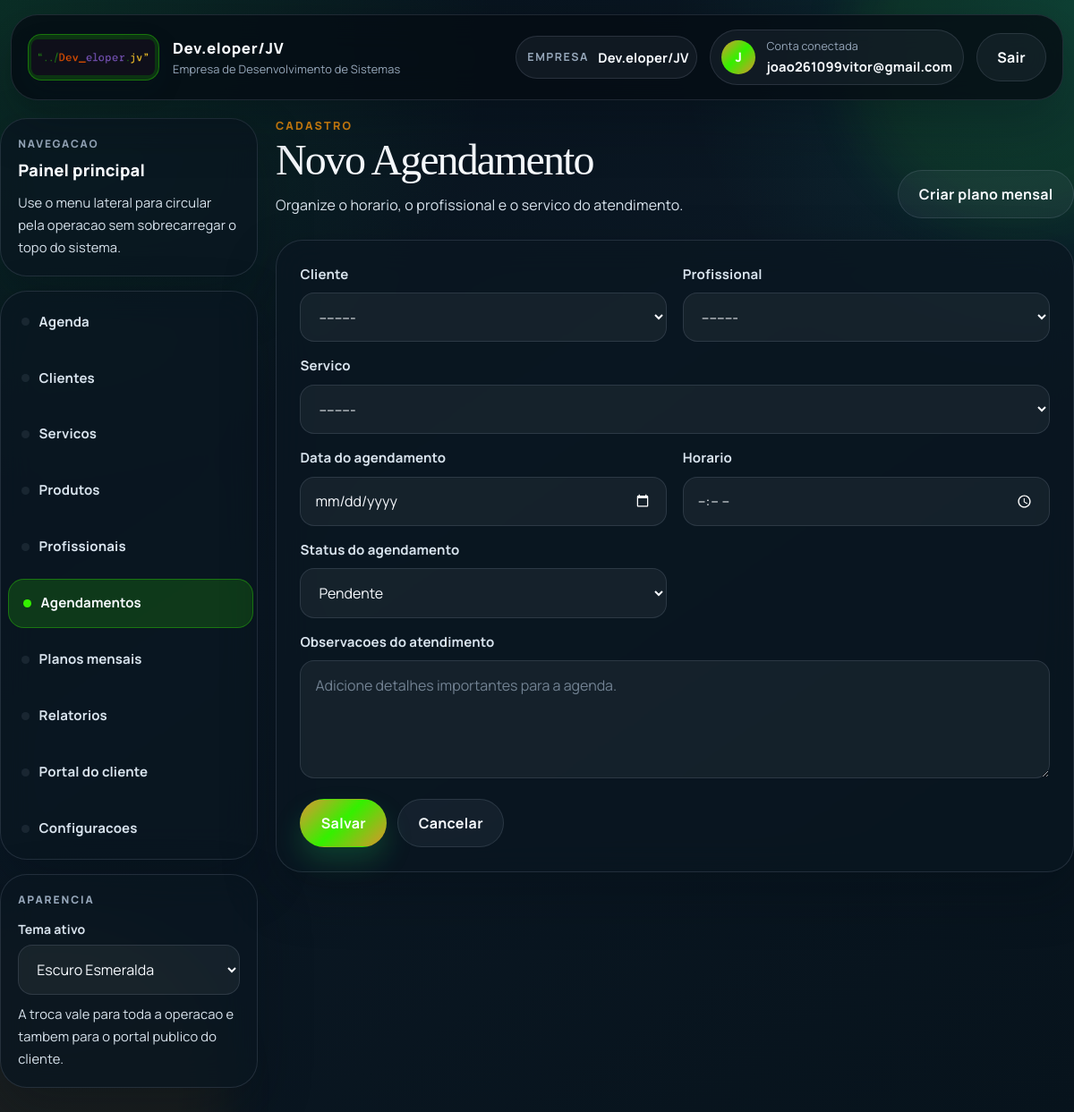
The page /agendamentos/novo/ (signed in) on the database its author committed.
### empresas/models.py (models this page shows, shortened)
class Empresa(models.Model):
    PLANO_START = "start"
    PLANO_SOLO = "solo"
    PLANO_ADMIN_ONLY = "admin_only"
    PLANO_CHOICES = [
        (PLANO_SOLO, "Solo (1 funcionario com acesso)"),
        (PLANO_START, "Start (ate 5 funcionarios)"),
        (PLANO_ADMIN_ONLY, "Gestao interna (somente administrador)"),
    ]
    nome = models.CharField(max_length=100)
    tipo = models.CharField(max_length=50)
    cnpj = models.CharField(max_length=18, blank=True, null=True)
    whatsapp = models.CharField(max_length=20, blank=True, default="")
    logo = models.ImageField(upload_to="empresas/logos/", blank=True, null=True)
    logo_url = models.URLField(blank=True, default="")
    cor_primaria = models.CharField(max_length=7, blank=True, default="")
    cor_secundaria = models.CharField(max_length=7, blank=True, default="")
    texto_cabecalho = models.CharField(max_length=80, blank=True, default="")
    plano = models.CharField(max_length=20, choices=PLANO_CHOICES, default=PLANO_START)
    valor_mensal = models.DecimalField(max_digits=10, decimal_places=2, default=147)
    limite_profissionais = models.PositiveSmallIntegerField(
        default=5,
        validators=[MinValueValidator(1), MaxValueValidator(5)],
        help_text="Limite comercial de profissionais ativos para esta empresa.",
    )
    portal_token = models.UUIDField(default=uuid.uuid4, unique=True, editable=False, db_index=True)
    data_cadastro = models.DateTimeField(auto_now_add=True)
    usuario = models.OneToOneField('auth.User', on_delete=models.CASCADE, related_name='empresa')

### agendamentos/views.py (the view)
# urls.py: path('novo/', views.agendamentos_form, name='agendamentos_form'),
@login_required
def agendamentos_form(request, pk=None):
    if is_profissional_user(request.user):
        messages.warning(request, 'Seu perfil possui acesso apenas para visualizar a agenda.')
        return redirect('dashboard_home')
    empresa = get_active_empresa(request)
    if not empresa:
        return redirect('cadastro_empresa')
    if pk:
        agendamento = get_object_or_404(Agendamento, pk=pk, empresa=empresa)
        if agendamento.plano_id:
            return redirect('planos_edit', pk=agendamento.plano_id)
    else:
        agendamento = None
    profile = get_business_profile(empresa.tipo)
    termo_agendamento = profile['appointment_term_singular']
    if request.method == 'POST':
        form = AgendamentoForm(request.POST, instance=agendamento, empresa=empresa)
        if form.is_valid():
            try:
                is_new = agendamento is None
                agendamento = form.save(commit=False)
                agendamento.empresa = empresa
                agendamento.save()
                if is_new:
                    try:
                        notify_booking_created(agendamento)
                    except Exception:
                        pass
                return redirect('agendamentos_list')
            except ValidationError as e:
                form.add_error(None, str(e))
    else:
        form = AgendamentoForm(instance=agendamento, empresa=empresa)
    return render(request, 'agendamentos/agendamentos_form.html', {
        'form': form,
        'page_title': f"Editar {termo_agendamento}" if agendamento else f"Novo {termo_agendamento}",
        'page_subtitle': profile['appointment_page_hint'],
    })

### easyschedule/templates/agendamentos/agendamentos_form.html (shortened to what this page needs)
{% extends 'base.html' %}
{% load static %}
{% block content %}
<link rel="stylesheet" href="{% static 'css/pages.css' %}">
<div class="page-container">
  <header class="page-hero">
    <div class="page-copy">
      <p class="page-eyebrow">Cadastro</p>
      <h1 class="page-title">{{ page_title }}</h1>
      <p class="page-subtitle">{{ page_subtitle }}</p>
    </div>
    <div class="page-actions">
      <a href="{% url 'planos_form' %}" class="btn btn-secondary">Criar plano mensal</a>
    </div>
  </header>
  <div class="form-card">
    <form method="post">
      <div class="form-grid">
        <div class="form-group">
          <label>{{ form.cliente.label }}</label>
          {{ form.cliente }}
        </div>
        <div class="form-group">
          <label>{{ form.profissional.label }}</label>
          {{ form.profissional }}
        </div>
        <div class="form-group full">
          <label>{{ form.servico.label }}</label>
          {{ form.servico }}
        </div>
        <div class="form-group">
          <label>{{ form.data.label }}</label>
          {{ form.data }}
        </div>
        <div class="form-group">
          <label>{{ form.hora.label }}</label>
          {{ form.hora }}
        </div>
        <div class="form-group">
          <label>{{ form.status.label }}</label>
          {{ form.status }}
        </div>
        <div class="form-group">
        </div>
        <div class="form-group full">
          <label>{{ form.observacoes.label }}</label>
          {{ form.observacoes }}
        </div>
      </div>
      <div class="form-actions">
        <button type="submit" class="btn btn-success">Salvar</button>
        <a href="{% url 'agendamentos_list' %}" class="btn btn-secondary">Cancelar</a>
      </div>
    </form>
  </div>
</div>
{% endblock %}

### easyschedule/templates/base.html (shortened to what this page needs)
{% load static %}
<!DOCTYPE html>
<html
    lang="pt-br"
    data-company-primary="{% if empresa_atual %}{{ empresa_atual.cor_primaria|default:'' }}{% endif %}"
    data-company-secondary="{% if empresa_atual %}{{ empresa_atual.cor_secundaria|default:'' }}{% endif %}"
>
<head>
    <link rel="stylesheet" href="https://cdn.jsdelivr.net/npm/bootstrap@5.3.2/dist/css/bootstrap.min.css">
    <link rel="stylesheet" href="{% static 'css/theme.css' %}">
</head>
<body class="{% if user.is_authenticated %}app-with-sidebar{% endif %}">
    <header class="app-header">
        <div class="container">
            <div class="app-navbar">
                <a class="app-brand" href="{% if user.is_authenticated %}{% url 'dashboard_home' %}{% else %}{% url 'cliente_home' %}{% endif %}">
                    {% if user.is_authenticated and empresa_atual and empresa_atual.logo %}
                    <span class="brand-mark brand-mark-company">
                        <img src="{{ empresa_atual.logo.url }}" alt="Logo {{ empresa_atual.nome }}" class="brand-logo brand-logo-company">
                    </span>
                    {% elif user.is_authenticated and empresa_atual and empresa_atual.logo_url %}
                    <span class="brand-mark brand-mark-company">
                        <img src="{{ empresa_atual.logo_url }}" alt="Logo {{ empresa_atual.nome }}" class="brand-logo brand-logo-company">
                    </span>
                    {% else %}
                    <span class="brand-mark">
                        <img src="{% static 'img/Logo.png' %}" alt="Logo EasySchedule" class="brand-logo">
                    </span>
                    {% endif %}
                    <span class="brand-copy">
                        <strong>{% if user.is_authenticated and empresa_atual %}{{ empresa_atual.nome }}{% else %}EasySchedule{% endif %}</strong>
                        <small>
                            {% if user.is_authenticated %}
                                {% if empresa_atual and empresa_atual.texto_cabecalho %}
                                    {{ empresa_atual.texto_cabecalho }}
                                {% else %}
                                    Sistema de agenda personalizado
                                {% endif %}
                            {% else %}
                                Reserva online com elegancia
                            {% endif %}
                        </small>
                    </span>
                </a>
                {% if user.is_authenticated %}
                <div class="app-toolbar app-toolbar-top">
                    {% if user.is_authenticated and usuario_tem_acesso_global_empresa and empresas_disponiveis %}
                    <form action="{% url 'selecionar_empresa' %}" method="post" class="toolbar-form">
                        {% csrf_token %}
                        <input type="hidden" name="next" value="{{ request.get_full_path }}">
                        <label for="empresa_id">Empresa</label>
                        <select id="empresa_id" name="empresa_id" class="form-select form-select-sm" onchange="this.form.submit()">
                            {% for empresa in empresas_disponiveis %}
                            <option value="{{ empresa.id }}" {% if empresa_atual and empresa.id == empresa_atual.id %}selected{% endif %}>
                                {{ empresa.nome }}
                            </option>
                            {% endfor %}
                        </select>
                    </form>
                    {% elif user.is_authenticated and empresa_atual %}
                    <div class="toolbar-field">
                        <span>Empresa</span>
                        <strong>{{ empresa_atual.nome }}</strong>
                    </div>
                    {% endif %}
                    <div class="app-user-chip">
                        <span class="app-user-avatar">{{ user.username|first|upper }}</span>
                        <span class="app-user-copy">
                            <small>Conta conectada</small>
                            <strong>{{ user.username }}</strong>
                        </span>
                    </div>
                    <form action="{% url 'logout' %}" method="post">
                        <button type="submit" class="btn btn-secondary">Sair</button>
                    </form>
                </div>
                {% endif %}
            </div>
        </div>
    </header>
    <div class="{% if user.is_authenticated %}container app-shell{% else %}app-public-shell{% endif %}">
        {% if user.is_authenticated %}
        <aside class="app-sidebar">
            <div class="app-sidebar-card">
                <span class="sidebar-kicker">Navegacao</span>
                <strong class="sidebar-title">Painel principal</strong>
                <p class="sidebar-text">Use o menu lateral para circular pela operacao sem sobrecarregar o topo do sistema.</p>
            </div>
            <nav class="app-sidebar-nav" aria-label="Navegacao lateral">
                {% if usuario_modulos.dashboard %}
                <a class="app-sidebar-link {% if '/dashboard/' in request.path %}is-active{% endif %}" href="{% url 'dashboard_home' %}">Agenda</a>
                {% endif %}
                {% if not usuario_e_profissional %}
                {% if usuario_modulos.clientes %}
                <a class="app-sidebar-link {% if '/pessoa/' in request.path %}is-active{% endif %}" href="{% url 'pessoa_list' %}">{{ business_profile.client_term_plural|default:"Clientes" }}</a>
                {% endif %}
                {% if usuario_modulos.servicos %}
                <a class="app-sidebar-link {% if '/servicos/' in request.path %}is-active{% endif %}" href="{% url 'servicos_list' %}">{{ business_profile.service_term_plural|default:"Servicos" }}</a>
                {% endif %}
                {% if usuario_modulos.produtos %}
                <a class="app-sidebar-link {% if '/produtos/' in request.path %}is-active{% endif %}" href="{% url 'produtos_list' %}">Produtos</a>
                {% endif %}
                <a class="app-sidebar-link {% if '/profissionais/' in request.path %}is-active{% endif %}" href="{% url 'profissionais_list' %}">{{ business_profile.professional_term_plural|default:"Profissionais" }}</a>
                {% if usuario_modulos.agendamentos %}
                <a class="app-sidebar-link {% if '/agendamentos/' in request.path and '/agendamentos/planos/' not in request.path %}is-active{% endif %}" href="{% url 'agendamentos_list' %}">{{ business_profile.appointment_term_plural|default:"Agendamentos" }}</a>
                {% endif %}
                <a class="app-sidebar-link {% if '/agendamentos/planos/' in request.path %}is-active{% endif %}" href="{% url 'planos_list' %}">Planos mensais</a>
                {% if usuario_modulos.relatorios %}
                <a class="app-sidebar-link {% if '/relatorios/' in request.path %}is-active{% endif %}" href="{% url 'relatorio_page' %}">Relatorios</a>
                {% endif %}
                <a class="app-sidebar-link {% if '/cliente/' in request.path or request.path == '/' %}is-active{% endif %}" href="{% url 'cliente_home' %}">Portal do cliente</a>
                {% if usuario_pode_configurar_empresa %}
                <a class="app-sidebar-link {% if '/empresas/configuracoes/' in request.path %}is-active{% endif %}" href="{% url 'empresa_configuracoes' %}">Configuracoes</a>
                {% endif %}
                {% endif %}
            </nav>
            <div class="app-sidebar-card sidebar-theme-card">
                <span class="sidebar-kicker">Aparencia</span>
                <label for="themePickerSidebar" class="sidebar-theme-label">Tema ativo</label>
                <select id="themePickerSidebar" class="theme-picker" data-theme-picker aria-label="Selecionar tema do sistema">
                    <option value="dark">Escuro Esmeralda</option>
                </select>
                <p class="sidebar-text">A troca vale para toda a operacao e tambem para o portal publico do cliente.</p>
            </div>
        </aside>
        {% endif %}
        <main class="app-main {% if user.is_authenticated %}app-main-shell{% else %}app-main-public{% endif %}">
            {% block content %}{% endblock %}
        </main>
    </div>
</body>
</html>

### rows shown on the page
Empresa: logo (picture), nome "Dev.eloper/JV", texto_cabecalho "Empresa de Desenvolvimento de Sistemas"

### other values the page prints
{{ user.username|first|upper }} "J"
{{ user.username }} "joao261099vitor@gmail.com"
{{ business_profile.client_term_plural|default:"Clientes" }} "Clientes"
{{ business_profile.service_term_plural|default:"Servicos" }} "Servicos"
{{ business_profile.professional_term_plural|default:"Profissionais" }} "Profissionais"
{{ business_profile.appointment_term_plural|default:"Agendamentos" }} "Agendamentos"
{{ page_title }} "Novo Agendamento"
{{ page_subtitle }} "Organize o horario, o profissional e o servico do atendimento."
